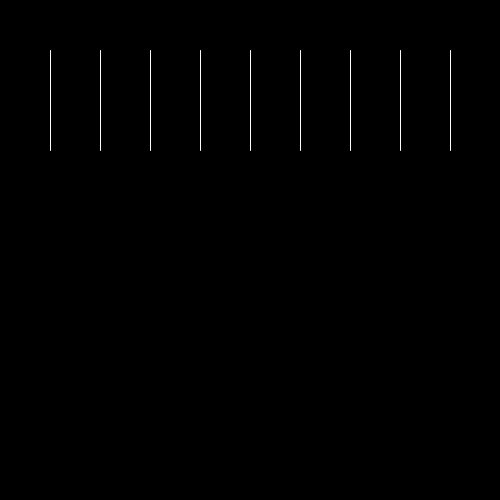
Frame 1 (no input)
Frame 60 (the mouse pressed at the canvas centre just before this capture): identical to frame 1, image omitted
Frame 120 (the mouse held since frame 60 and released just before this capture): identical to frame 1, image omitted

The Processing sketch that drew this single still picture (run headless with seeded random() and noise(); from frame 60 on, the mouse is pressed at the canvas centre):

// Processing sketch: while_loop_exercise_1
// ── while_loop_exercise_1.pde
void setup(){
  size(500,500);
}



void draw(){
  background(0);
  stroke(255);
  
  int x = 50;
  while(x <= width){    
    line(x,50,x,150);
    x+=50;
  }
}
